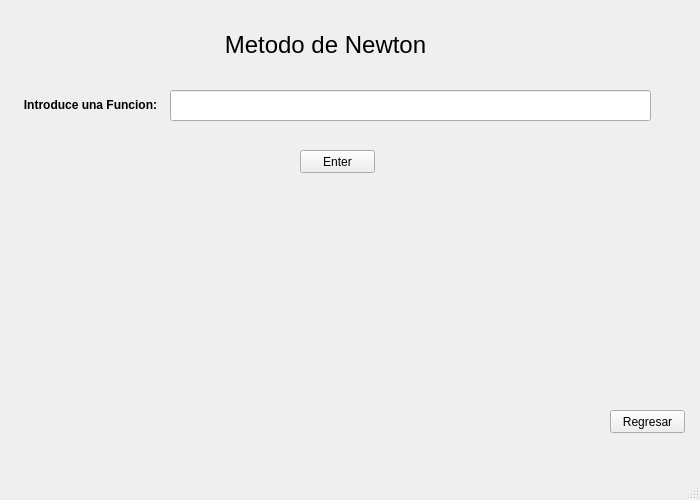
<?xml version="1.0" encoding="UTF-8"?>
<ui version="4.0">
 <class>newton</class>
 <widget class="QMainWindow" name="newton">
  <property name="geometry">
   <rect>
    <x>0</x>
    <y>0</y>
    <width>700</width>
    <height>500</height>
   </rect>
  </property>
  <property name="windowTitle">
   <string>MainWindow</string>
  </property>
  <widget class="QWidget" name="centralwidget">
   <widget class="QLabel" name="label">
    <property name="geometry">
     <rect>
      <x>220</x>
      <y>30</y>
      <width>211</width>
      <height>31</height>
     </rect>
    </property>
    <property name="text">
     <string>&lt;html&gt;&lt;head/&gt;&lt;body&gt;&lt;p align=&quot;center&quot;&gt;&lt;span style=&quot; font-size:18pt;&quot;&gt;Metodo de Newton&lt;/span&gt;&lt;/p&gt;&lt;/body&gt;&lt;/html&gt;</string>
    </property>
   </widget>
   <widget class="QPushButton" name="pushButton">
    <property name="geometry">
     <rect>
      <x>610</x>
      <y>410</y>
      <width>75</width>
      <height>23</height>
     </rect>
    </property>
    <property name="text">
     <string>Regresar</string>
    </property>
   </widget>
   <widget class="QLabel" name="label_2">
    <property name="geometry">
     <rect>
      <x>20</x>
      <y>90</y>
      <width>141</width>
      <height>31</height>
     </rect>
    </property>
    <property name="text">
     <string>&lt;html&gt;&lt;head/&gt;&lt;body&gt;&lt;p align=&quot;center&quot;&gt;&lt;span style=&quot; font-weight:600;&quot;&gt;Introduce una Funcion:&lt;/span&gt;&lt;/p&gt;&lt;/body&gt;&lt;/html&gt;</string>
    </property>
   </widget>
   <widget class="QLineEdit" name="lineEdit">
    <property name="geometry">
     <rect>
      <x>170</x>
      <y>90</y>
      <width>481</width>
      <height>31</height>
     </rect>
    </property>
   </widget>
   <widget class="QPushButton" name="pushButton_2">
    <property name="geometry">
     <rect>
      <x>300</x>
      <y>150</y>
      <width>75</width>
      <height>23</height>
     </rect>
    </property>
    <property name="text">
     <string>Enter</string>
    </property>
   </widget>
  </widget>
  <widget class="QMenuBar" name="menubar">
   <property name="geometry">
    <rect>
     <x>0</x>
     <y>0</y>
     <width>700</width>
     <height>21</height>
    </rect>
   </property>
  </widget>
  <widget class="QStatusBar" name="statusbar"/>
 </widget>
 <resources/>
 <connections/>
</ui>
